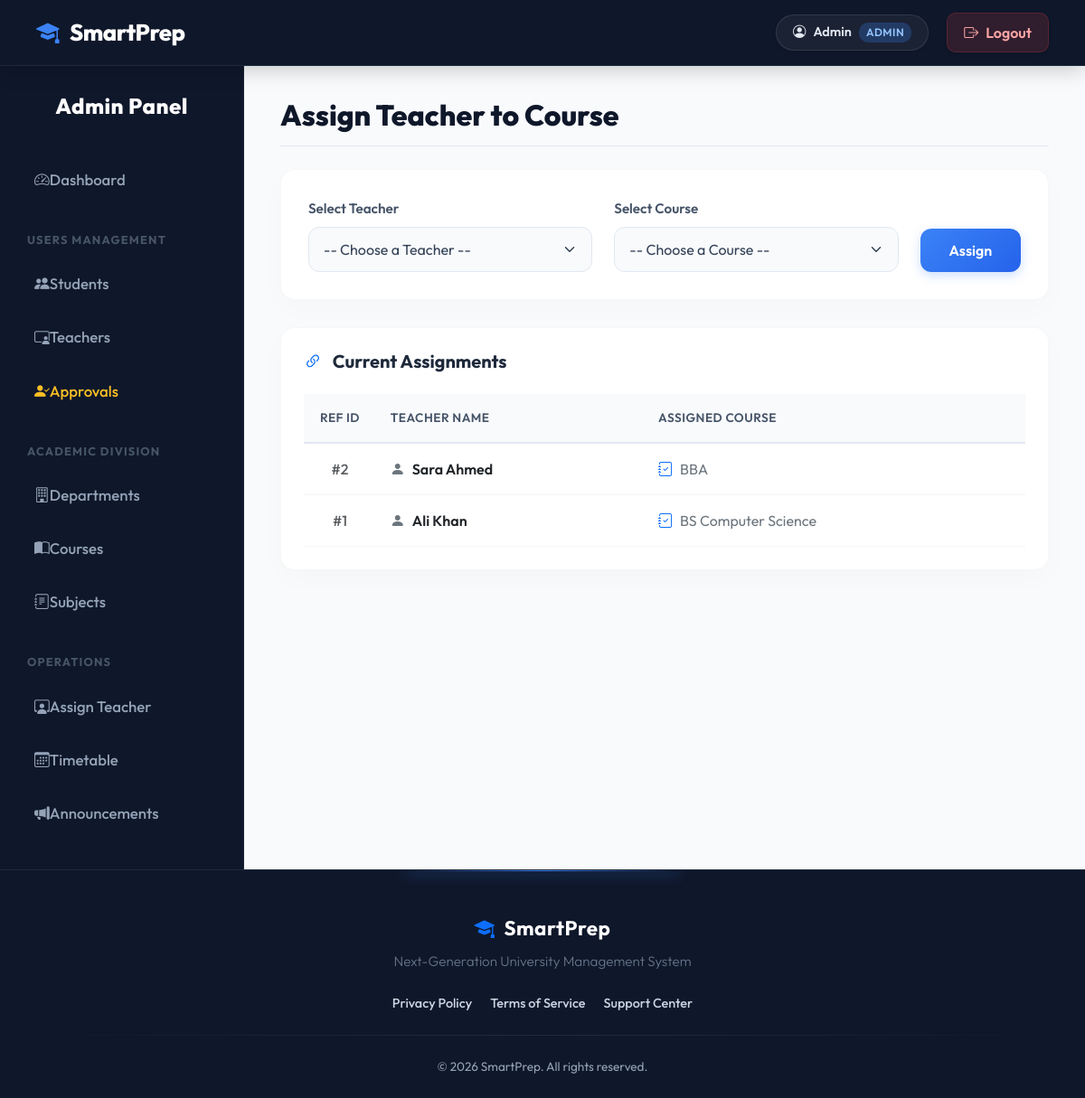
The page /admin/assign_teacher.php (signed in) on the database its author committed.
### tables this page shows
CREATE TABLE teacher_course (
    id INT AUTO_INCREMENT PRIMARY KEY,
    teacher_id INT,
    course_id INT
);

CREATE TABLE users (
    id INT AUTO_INCREMENT PRIMARY KEY,
    name VARCHAR(100),
    email VARCHAR(100) UNIQUE,
    password VARCHAR(255),
    role ENUM('admin','teacher','student'),
    status VARCHAR(20) DEFAULT 'approved'
);

CREATE TABLE courses (
    id INT AUTO_INCREMENT PRIMARY KEY,
    name VARCHAR(100),
    code VARCHAR(50),
    department_id INT
);

### includes/db.php (called while the page is built, shortened)
<?php
require_once __DIR__ . '/../config.php';
function db() {
    static $pdoInstance = null;
    if ($pdoInstance === null) {
        global $pdo;
        $pdoInstance = $pdo;
    }
    return $pdoInstance;
}
function fetchAll($query, $params = []) {
    $stmt = db()->prepare($query);
    $stmt->execute($params);
    return $stmt->fetchAll();
}
?>

### admin/assign_teacher.php (the view, shortened to what this page needs)
<?php
require_once '../config.php';
require_once '../includes/db.php';
$assignments = fetchAll("
    SELECT tc.id, u.name AS teacher_name, c.name AS course_name
    FROM teacher_course tc
    JOIN users u ON tc.teacher_id = u.id
    JOIN courses c ON tc.course_id = c.id
    ORDER BY tc.id DESC
");
require_once '../includes/header.php';
?>
<?php require_once '../includes/sidebar_admin.php'; ?>
<div class="dash-header">
    <h2 class="dash-title">Assign Teacher to Course</h2>
</div>
<div class="assignment-card">
    <form method="POST" class="row g-4 align-items-end">
        <div class="col-md-5">
            <label class="form-label-custom">Select Teacher</label>
            <select name="teacher_id" class="form-control-custom" required>
                <option value="" disabled selected>-- Choose a Teacher --</option>
            </select>
        </div>
        <div class="col-md-5">
            <label class="form-label-custom">Select Course</label>
            <select name="course_id" class="form-control-custom" required>
                <option value="" disabled selected>-- Choose a Course --</option>
            </select>
        </div>
        <div class="col-md-2">
            <button class="btn-save w-100">Assign</button>
        </div>
    </form>
</div>
<div class="table-card">
    <h5 class="fw-bold mb-4 text-slate-800"><i class="bi bi-link-45deg me-2 text-primary"></i> Current Assignments</h5>
    <div class="table-responsive">
        <table class="table table-hover align-middle mb-0">
            <thead>
                <tr>
                    <th width="10%" class="text-center">Ref ID</th>
                    <th>Teacher Name</th>
                    <th>Assigned Course</th>
                </tr>
            </thead>
            <tbody>
                <?php if ($assignments): ?>
                    <?php foreach ($assignments as $a): ?>
                        <tr>
                            <td class="text-center text-muted fw-medium">#<?= $a['id'] ?></td>
                            <td class="fw-semibold text-dark">
                                <i class="bi bi-person-fill text-secondary me-2"></i><?= htmlspecialchars($a['teacher_name']) ?>
                            </td>
                            <td class="text-secondary">
                                <i class="bi bi-journal-check text-primary me-2"></i><?= htmlspecialchars($a['course_name']) ?>
                            </td>
                        </tr>
                    <?php endforeach; ?>
                <?php else: ?>
                    <tr>
                        <td colspan="3" class="text-center text-muted py-4">No teachers have been assigned to courses yet.</td>
                    </tr>
                <?php endif; ?>
            </tbody>
        </table>
    </div>
</div>
<?php
echo "</div></div>";
require_once '../includes/footer.php';
?>

### includes/header.php (style rules this page uses)
body { margin: 0; background: #f8fafc; font-family: 'Outfit', sans-serif; color: #1e293b; display: flex; flex-direction: column; min-height: 100vh; }
.table { border-collapse: separate; border-spacing: 0; width: 100%; }
.table thead th { background: #f8fafc; color: #475569; font-weight: 600; text-transform: uppercase; font-size: 0.85rem; letter-spacing: 0.5px; border-bottom: 2px solid #e2e8f0; padding: 16px; border-top: none; }
.table tbody td { padding: 16px; vertical-align: middle; color: #334155; border-bottom: 1px solid #f1f5f9; }

### admin/assign_teacher.php (style rules this page uses)
.dash-header { display: flex; justify-content: space-between; align-items: center; margin-bottom: 25px; padding-bottom: 15px; border-bottom: 1px solid #e2e8f0; }
.dash-title { font-weight: 800; color: #0f172a; font-size: 2rem; margin: 0; }
.assignment-card { border-radius: 16px; border: 1px solid rgba(0,0,0,0.03); box-shadow: 0 10px 30px rgba(0,0,0,0.02); padding: 30px; background: #ffffff; margin-bottom: 30px; }
.form-label-custom { font-weight: 600; color: #475569; margin-bottom: 8px; font-size: 0.95rem; }
select.form-control-custom { display: block; width: 100%; padding: 12px 16px; font-size: 1rem; color: #334155; background-color: #f8fafc; border: 1.5px solid #e2e8f0; border-radius: 12px; transition: all 0.3s ease; background-repeat: no-repeat; background-position: right 1rem center; background-size: 16px 12px; padding-right: 2.5rem; -webkit-appearance: none; -moz-appearance: none; appearance: none; }
.btn-save { background: linear-gradient(135deg, #3b82f6 0%, #2563eb 100%); color: white; font-weight: 600; padding: 12px 28px; border-radius: 12px; border: none; box-shadow: 0 4px 12px rgba(59, 130, 246, 0.25); transition: all 0.2s ease; height: 100%; }
.table-card { border-radius: 16px; border: 1px solid rgba(0,0,0,0.03); box-shadow: 0 10px 30px rgba(0,0,0,0.02); padding: 25px; background: #ffffff; }

### rows shown on the page
teacher_course: id "2", users.name "Sara Ahmed", course.name "BBA"
teacher_course: id "1", users.name "Ali Khan", course.name "BS Computer Science"

### other values the page prints
APP_NAME "SmartPrep"
$_SESSION['name'] "Admin"
$_SESSION['role'] "ADMIN"
